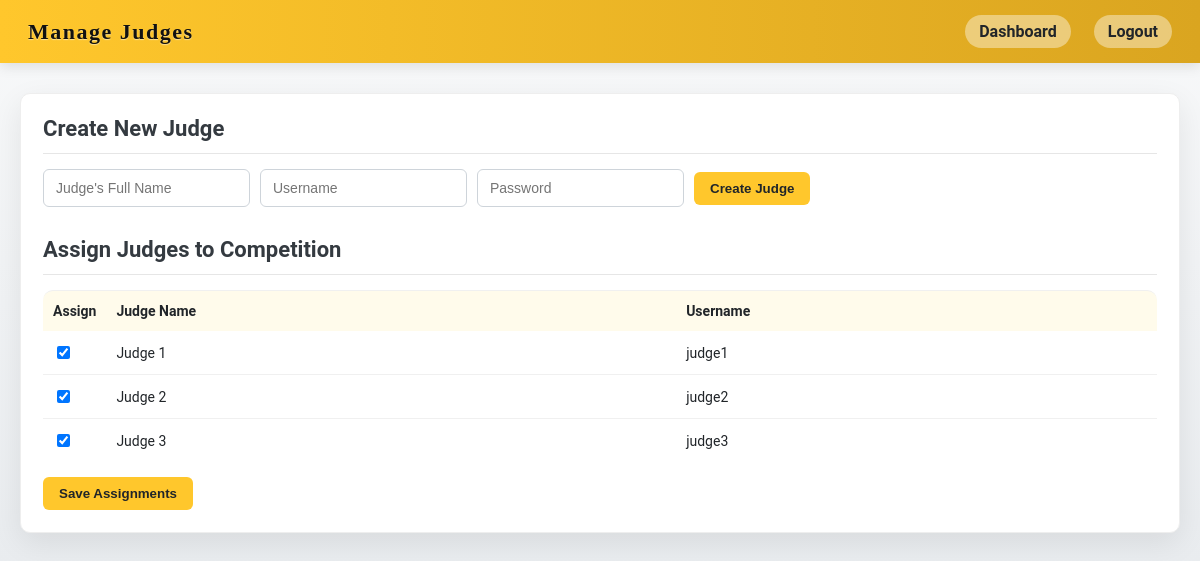
The app's page /admin/manage_judges.php (signed in) with its own data.
### tables this page shows
CREATE TABLE judges (
    id INT AUTO_INCREMENT PRIMARY KEY,
    name VARCHAR(100) NOT NULL,
    username VARCHAR(50) NOT NULL UNIQUE,
    password VARCHAR(255) NOT NULL
);

### admin/manage_judges.php (the view, shortened to what this page needs)
<?php
require_once __DIR__ . '/../database/db.php';
$active_competition_id = $_SESSION['active_competition_id'] ?? 1;
$all_judges = $conn->query("SELECT id, name, username FROM judges ORDER BY name ASC");
$assigned_judges_stmt = $conn->prepare("SELECT judge_id FROM competition_judges WHERE competition_id = ?");
$assigned_judges_stmt->bind_param('i', $active_competition_id);
$assigned_judges_stmt->execute();
$assigned_judges_res = $assigned_judges_stmt->get_result();
$assigned_judge_ids = [];
while ($row = $assigned_judges_res->fetch_assoc()) {
    $assigned_judge_ids[] = $row['judge_id'];
}
?>
<!doctype html>
<html>
<head><meta charset="utf-8"><title>Manage Judges</title><link rel="stylesheet" href="../style.css"></head>
<body>
  <div class="topbar"><div class="brand">Manage Judges</div><div class="links"><a href="admin_dashboard.php">Dashboard</a><a href="../logout.php">Logout</a></div></div>
  <div class="wrapper">
    <div class="card">
      <div class="header-row"><h2>Create New Judge</h2></div>
      <form method="post" style="display:flex; gap:10px; align-items:center; flex-wrap:wrap; margin-bottom: 30px;">
        <input class="input" type="text" name="name" placeholder="Judge's Full Name" required>
        <input class="input" type="text" name="username" placeholder="Username" required>
        <input class="input" type="text" name="password" placeholder="Password" required>
        <button class="btn" name="create_judge" type="submit">Create Judge</button>
      </form>
      <div class="header-row"><h2>Assign Judges to Competition</h2></div>
      <form method="post">
        <table>
          <thead><tr><th style="width:50px;">Assign</th><th>Judge Name</th><th>Username</th></tr></thead>
          <tbody>
            <?php while($judge = $all_judges->fetch_assoc()): ?>
            <tr>
              <td><input type="checkbox" name="judges[]" value="<?= $judge['id'] ?>" <?= in_array($judge['id'], $assigned_judge_ids) ? 'checked' : '' ?>></td>
              <td><?= htmlspecialchars($judge['name']) ?></td>
              <td><?= htmlspecialchars($judge['username']) ?></td>
            </tr>
            <?php endwhile; ?>
          </tbody>
        </table>
        <button class="btn" name="update_assignments" type="submit" style="margin-top:15px;">Save Assignments</button>
      </form>
    </div>
  </div>
</body>
</html>

### style.css (style rules this page uses)
:root { --gold: #FFC72C; --gold-dark: #b78c22; --bg: #F8F9FA; --muted: #6C757D; --card-shadow: 0 10px 30px rgba(0,0,0,0.08); --accent: #fff; --accent-2: #FFFBEB; --text: #212529; --radius: 10px; --maxw: 1200px; --serif: "Playfair Display", Georgia, "Times New Roman", serif; --sans: "Roboto", "Segoe UI", Arial, sans-serif; --transition-fast: 0.15s ease-out; }
* { box-sizing:border-box; }
body { margin:0; font-family:var(--sans); color:var(--text); background:linear-gradient(180deg, var(--bg) 0%, #E9ECEF 100%); -webkit-font-smoothing:antialiased; -moz-osx-font-smoothing:grayscale; }
.topbar { background:linear-gradient(90deg, var(--gold) 0%, #DAA520 100%); padding:15px 28px; display:flex; justify-content:space-between; align-items:center; box-shadow:0 4px 12px rgba(0,0,0,0.1); }
.brand { font-family:var(--serif); font-size:22px; font-weight:700; color:#111; letter-spacing:1.5px; text-shadow: 0 1px 1px rgba(255, 255, 255, 0.5); }
.topbar .links { display: flex; align-items: center; gap: 8px; }
.topbar .links a { color:var(--text); text-decoration:none; margin-left:15px; font-weight:600; background:rgba(255,255,255,0.4); padding:7px 14px; border-radius:20px; transition:all var(--transition-fast); }
.wrapper { max-width:var(--maxw); margin:30px auto; padding:0 20px; }
.card { background:var(--accent); border-radius:var(--radius); padding:22px; box-shadow:var(--card-shadow); overflow:visible; border: 1px solid #eee; }
.header-row { display:flex; justify-content:space-between; align-items:center; gap:12px; margin-bottom:15px; border-bottom:1px solid rgba(220,220,220,0.7); padding-bottom:12px; }
.header-row h2 { margin:0; font-family:var(--sans); color:#343A40; font-size:22px; font-weight:700; }
.table, table { width:100%; border-collapse:separate; border-spacing:0; }
table thead th { text-align:left; padding:12px 10px; background:var(--accent-2); color:var(--text); font-weight:600; font-size:14px; border-top: 1px solid #f0f0f0; }
table thead tr th:first-child { border-top-left-radius: var(--radius); }
table thead tr th:last-child { border-top-right-radius: var(--radius); }
tbody td { padding:12px 10px; border-bottom:1px solid #f0f0f0; font-size:14px; vertical-align:middle; transition: background-color var(--transition-fast); }
tbody tr:last-child td { border-bottom: none; }
.btn { background:var(--gold); color:var(--text); padding:9px 16px; border-radius:6px; border:none; font-weight:700; cursor:pointer; display:inline-block; text-decoration:none; transition:background-color var(--transition-fast), transform var(--transition-fast); }
.input, input[type=text], input[type=number], select { padding:10px 12px; border-radius:6px; border:1px solid #ced4da; font-size:14px; outline:none; transition:border-color var(--transition-fast), box-shadow var(--transition-fast); }

### records on screen
judges: id "☑", name "Judge 1", username "judge1"
judges: id "☑", name "Judge 2", username "judge2"
judges: id "☑", name "Judge 3", username "judge3"
